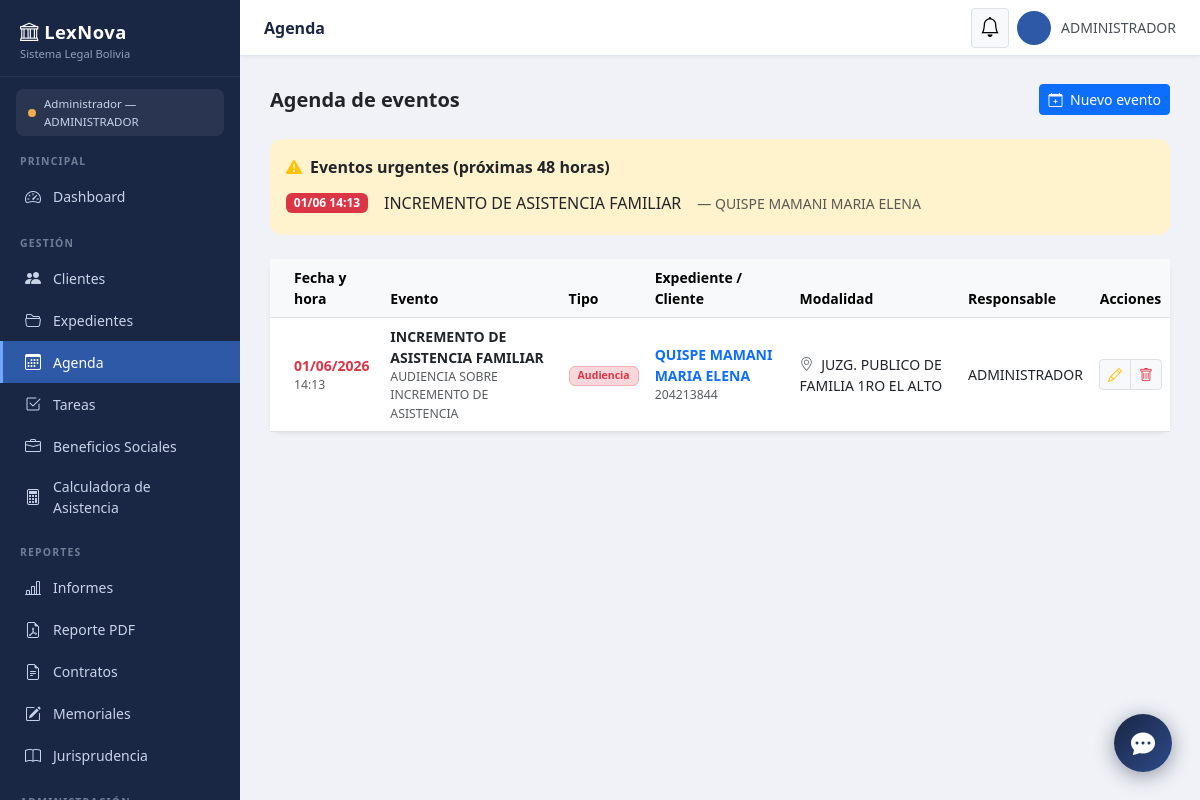
Page /casos/agenda/ (signed in) on the committed database.
### control_legal/models.py (models this page shows, shortened)
class Evento(models.Model):
    TIPO_AUDIENCIA   = 'audiencia'
    TIPO_ENTREVISTA  = 'entrevista'
    TIPO_SEGUIMIENTO = 'seguimiento'
    TIPO_OTRO        = 'otro'
    TIPOS = [
        (TIPO_AUDIENCIA,   'Audiencia'),
        (TIPO_ENTREVISTA,  'Entrevista con cliente'),
        (TIPO_SEGUIMIENTO, 'Seguimiento de proceso'),
        (TIPO_OTRO,        'Otro'),
    ]
    MODALIDAD_PRESENCIAL = 'presencial'
    MODALIDAD_VIRTUAL    = 'virtual'
    MODALIDADES = [
        (MODALIDAD_PRESENCIAL, 'Presencial'),
        (MODALIDAD_VIRTUAL,    'Virtual'),
    ]
    titulo       = models.CharField(max_length=200, verbose_name="Título")
    tipo         = models.CharField(max_length=20, choices=TIPOS, default=TIPO_AUDIENCIA)
    expediente   = models.ForeignKey(
        Expediente, on_delete=models.CASCADE,
        related_name='eventos', null=True, blank=True,
        verbose_name="Expediente relacionado"
    )
    responsable  = models.ForeignKey(
        User, on_delete=models.SET_NULL, null=True,
        related_name='eventos', verbose_name="Responsable"
    )
    fecha_hora   = models.DateTimeField(verbose_name="Fecha y hora")
    modalidad    = models.CharField(max_length=20, choices=MODALIDADES, default=MODALIDAD_PRESENCIAL)
    lugar        = models.CharField(max_length=200, blank=True, verbose_name="Lugar / sala")
    enlace_virtual = models.URLField(blank=True, verbose_name="Enlace virtual (Meet/Zoom)")
    descripcion  = models.TextField(blank=True, verbose_name="Descripción / notas")
    recordatorio_enviado = models.BooleanField(default=False)
    creado_en    = models.DateTimeField(auto_now_add=True)
    class Meta:
        ordering = ['fecha_hora']
        verbose_name = "Evento"
        verbose_name_plural = "Agenda"
    def es_hoy(self):
        from django.utils import timezone
        return self.fecha_hora.date() == timezone.now().date()
    def es_urgente(self):
        from django.utils import timezone
        from datetime import timedelta
        return self.fecha_hora <= timezone.now() + timedelta(days=2)

class Expediente(models.Model):
    ESTADO_ACTIVO    = 'activo'
    ESTADO_CONCLUIDO = 'concluido'
    ESTADO_ARCHIVADO = 'archivado'
    ESTADO_ABANDONO  = 'abandono'   # ← NUEVO
    ESTADOS = [
        (ESTADO_ACTIVO,    'Activo'),
        (ESTADO_CONCLUIDO, 'Concluido'),
        (ESTADO_ARCHIVADO, 'Archivado'),
        (ESTADO_ABANDONO,  'Abandono'),  # ← NUEVO
    ]
    MATERIAS = [
        ('Civil',           'Civil'),
        ('Penal',           'Penal'),
        ('Familia',         'Familia'),
        ('Laboral',         'Laboral'),
        ('Administrativo',  'Administrativo'),
        ('Constitucional',  'Constitucional'),
        ('Otro',            'Otro'),
    ]
    cliente = models.ForeignKey(
        Cliente, on_delete=models.PROTECT,
        related_name='expedientes',
        verbose_name="Cliente"
    )
    abogado_asignado = models.ForeignKey(
        User, on_delete=models.SET_NULL,
        null=True, blank=True,
        related_name='expedientes',
        verbose_name="Abogado responsable"
    )
    numero_expediente = models.CharField(max_length=50, blank=True, verbose_name="N° de expediente")
    nurej             = models.CharField(max_length=50, blank=True, verbose_name="NUREJ")
    juzgado           = models.CharField(max_length=200, blank=True, verbose_name="Juzgado")
    materia           = models.CharField(max_length=50, choices=MATERIAS, default='Civil', verbose_name="Materia")
    tipo_proceso      = models.CharField(max_length=100, blank=True, verbose_name="Tipo de proceso")
    descripcion       = models.TextField(blank=True, verbose_name="Descripción del caso")
    estado            = models.CharField(max_length=20, choices=ESTADOS, default=ESTADO_ACTIVO, verbose_name="Estado")
    fecha_inicio      = models.DateField(auto_now_add=True, verbose_name="Fecha de inicio")
    fecha_conclusion  = models.DateField(null=True, blank=True, verbose_name="Fecha de conclusión")
    activo = models.BooleanField(default=True)
    class Meta:
        ordering = ['-fecha_inicio']
        verbose_name = "Expediente"
        verbose_name_plural = "Expedientes"

class Cliente(models.Model):
    ci              = models.CharField(max_length=20, unique=True, verbose_name="Cédula de identidad")
    nombre_completo = models.CharField(max_length=200, verbose_name="Nombre completo")
    telefono        = models.CharField(max_length=20, blank=True, verbose_name="Teléfono")
    email           = models.EmailField(blank=True, verbose_name="Correo electrónico")
    direccion       = models.TextField(blank=True, verbose_name="Dirección")
    abogado_asignado = models.ForeignKey(
        User, on_delete=models.SET_NULL,
        null=True, blank=True,
        related_name='clientes',
        verbose_name="Abogado asignado"
    )
    codigo_acceso = models.CharField(
        max_length=12, unique=True, blank=True, null=True,
        verbose_name="Código de acceso del cliente"
    )
    notas_internas = models.TextField(blank=True, verbose_name="Notas internas")
    fecha_registro = models.DateTimeField(auto_now_add=True)
    activo         = models.BooleanField(default=True)
    class Meta:
        ordering = ['nombre_completo']
        verbose_name = "Cliente"
        verbose_name_plural = "Clientes"

### control_legal/views.py (the view)
# urls.py: path('agenda/',                   views.agenda,            name='agenda'),
@login_required
def agenda(request):
    from django.utils import timezone
    from datetime import timedelta
    hoy       = timezone.now().date()
    eventos   = Evento.objects.filter(fecha_hora__date__gte=hoy).order_by('fecha_hora')
    urgentes  = eventos.filter(fecha_hora__date__lte=hoy + timedelta(days=2))
    return render(request, 'control_legal/agenda.html', {
        'eventos':  eventos,
        'urgentes': urgentes,
        'hoy':      hoy,
    })

### control_legal/templates/control_legal/agenda.html (shortened to what this page needs)
{% extends "base.html" %}
{% block topbar_titulo %}Agenda{% endblock %}
{% block contenido %}
<div class="d-flex justify-content-between align-items-center mb-4">
    <h5 class="fw-bold mb-0">Agenda de eventos</h5>
    <a href="{% url 'registrar_evento' %}" class="btn btn-primary btn-sm">
        <i class="bi bi-calendar-plus me-1"></i> Nuevo evento
    </a>
</div>
{% if urgentes %}
<div class="alert border-0 mb-4" style="background:#fff3cd;border-radius:12px;">
    <div class="d-flex align-items-center gap-2 mb-2">
        <i class="bi bi-exclamation-triangle-fill text-warning"></i>
        <strong>Eventos urgentes (próximas 48 horas)</strong>
    </div>
    {% for e in urgentes %}
    <div class="d-flex align-items-center gap-3 py-1">
        <span class="badge bg-danger">{{ e.fecha_hora|date:"d/m H:i" }}</span>
        <span>{{ e.titulo }}</span>
        {% if e.expediente %}
        <small class="text-muted">— {{ e.expediente.cliente.nombre_completo }}</small>
        {% endif %}
    </div>
    {% endfor %}
</div>
{% endif %}
<div class="card border-0 shadow-sm" style="border-radius:12px;">
    <div class="table-responsive">
        <table class="table table-hover align-middle mb-0" style="font-size:.875rem;">
            <thead class="table-light">
                <tr>
                    <th class="ps-4">Fecha y hora</th>
                    <th>Evento</th>
                    <th>Tipo</th>
                    <th>Expediente / Cliente</th>
                    <th>Modalidad</th>
                    <th>Responsable</th>
                    <th class="text-center">Acciones</th>
                </tr>
            </thead>
            <tbody>
                {% for evento in eventos %}
                <tr {% if evento.es_hoy %}style="background:#e8f5e9;"{% endif %}>
                    <td class="ps-4">
                        <span class="fw-bold {% if evento.es_urgente %}text-danger{% endif %}">
                            {{ evento.fecha_hora|date:"d/m/Y" }}
                        </span>
                        <small class="d-block text-muted">{{ evento.fecha_hora|date:"H:i" }}</small>
                    </td>
                    <td>
                        <span class="fw-semibold">{{ evento.titulo }}</span>
                        {% if evento.descripcion %}
                        <small class="d-block text-muted">{{ evento.descripcion|truncatechars:40 }}</small>
                        {% endif %}
                    </td>
                    <td>
                        {% if evento.tipo == 'audiencia' %}
                            <span class="badge bg-danger-subtle text-danger border border-danger-subtle px-2">Audiencia</span>
                        {% elif evento.tipo == 'entrevista' %}
                            <span class="badge bg-primary-subtle text-primary border border-primary-subtle px-2">Entrevista</span>
                        {% elif evento.tipo == 'seguimiento' %}
                            <span class="badge bg-warning-subtle text-warning border border-warning-subtle px-2">Seguimiento</span>
                        {% else %}
                            <span class="badge bg-secondary-subtle text-secondary px-2">Otro</span>
                        {% endif %}
                    </td>
                    <td>
                        {% if evento.expediente %}
                            <a href="{% url 'detalle_caso' evento.expediente.pk %}" class="text-decoration-none fw-semibold text-primary">
                                {{ evento.expediente.cliente.nombre_completo }}
                            </a>
                            <small class="d-block text-muted">{{ evento.expediente.nurej }}</small>
                        {% else %}
                            <span class="text-muted">—</span>
                        {% endif %}
                    </td>
                    <td>
                        {% if evento.modalidad == 'virtual' %}
                            <i class="bi bi-camera-video text-primary me-1"></i>
                            {% if evento.enlace_virtual %}
                            <a href="{{ evento.enlace_virtual }}" target="_blank" class="small">Unirse</a>
                            {% else %}Virtual{% endif %}
                        {% else %}
                            <i class="bi bi-geo-alt text-secondary me-1"></i>
                            {{ evento.lugar|default:"Presencial" }}
                        {% endif %}
                    </td>
                    <td>{{ evento.responsable.get_full_name|default:evento.responsable.username }}</td>
                    <td class="text-center">
                        <div class="btn-group btn-group-sm">
                            <a href="{% url 'editar_evento' evento.pk %}" class="btn btn-light border text-warning" title="Editar">
                                <i class="bi bi-pencil"></i>
                            </a>
                            <a href="{% url 'eliminar_evento' evento.pk %}" class="btn btn-light border text-danger"
                               title="Eliminar" onclick="return confirm('¿Eliminar este evento?')">
                                <i class="bi bi-trash"></i>
                            </a>
                        </div>
                    </td>
                </tr>
                {% endfor %}
            </tbody>
        </table>
    </div>
</div>
{% endblock %}

### control_legal/templates/base.html (shortened to what this page needs)
<!DOCTYPE html>
<html lang="es">
<head>
  <link href="https://cdn.jsdelivr.net/npm/bootstrap@5.3.0/dist/css/bootstrap.min.css" rel="stylesheet">
  <link href="https://cdn.jsdelivr.net/npm/bootstrap-icons@1.11.0/font/bootstrap-icons.css" rel="stylesheet">
</head>
<body>
<nav id="sidebar">
  <div class="sidebar-brand">
    <div class="logo-title"><i class="bi bi-bank"></i> LexNova</div>
    <div class="logo-sub">Sistema Legal Bolivia</div>
  </div>
  {% if request.user.is_authenticated %}
  <div class="rol-badge">
    {% if request.user.is_superuser %}
      <span class="dot dot-admin"></span> Administrador
    {% else %}
      <span class="dot dot-abogado"></span> Usuario
    {% endif %}
    — {{ request.user.first_name|default:request.user.username }}
  </div>
  {% endif %}
  <div class="sidebar-section">Principal</div>
  <a href="{% url 'dashboard' %}"
     class="sidebar-link {% if request.resolver_match.url_name == 'dashboard' %}active{% endif %}">
    <i class="bi bi-speedometer2"></i> Dashboard
  </a>
  <div class="sidebar-section">Gestión</div>
  <a href="{% url 'listar_clientes' %}"
     class="sidebar-link {% if 'cliente' in request.resolver_match.url_name %}active{% endif %}">
    <i class="bi bi-people-fill"></i> Clientes
  </a>
  <a href="{% url 'listar_casos' %}"
     class="sidebar-link {% if 'caso' in request.resolver_match.url_name %}active{% endif %}">
    <i class="bi bi-folder2-open"></i> Expedientes
  </a>
  <a href="{% url 'agenda' %}"
     class="sidebar-link {% if 'agenda' in request.resolver_match.url_name or 'evento' in request.resolver_match.url_name %}active{% endif %}">
    <i class="bi bi-calendar3"></i> Agenda
  </a>
  <a href="{% url 'lista_tareas' %}"
     class="sidebar-link {% if 'tarea' in request.resolver_match.url_name %}active{% endif %}">
    <i class="bi bi-check2-square"></i> Tareas
  </a>
  <a href="{% url 'calculadora_beneficios_sociales' %}" class="sidebar-link
     {% if request.resolver_match.url_name == 'calculadora_beneficios_sociales' %}active{% endif %}">
    <i class="bi bi-briefcase"></i> Beneficios Sociales
  </a>
  <a href="{% url 'calculadora_asistencia' %}" class="sidebar-link
     {% if 'calculadora_asistencia' in request.resolver_match.url_name or 'asistencia_familiar' in request.resolver_match.url_name %}active{% endif %}">
    <i class="bi bi-calculator"></i> Calculadora de Asistencia
  </a>
  <div class="sidebar-section">Reportes</div>
  <a href="{% url 'reportes' %}" class="sidebar-link
    {% if request.resolver_match.url_name == 'reportes' %}active{% endif %}">
    <i class="bi bi-bar-chart-line"></i> Informes
  </a>
  <a href="{% url 'exportar_pdf' %}" class="sidebar-link">
    <i class="bi bi-file-earmark-pdf"></i> Reporte PDF
  </a>
  <a href="{% url 'lista_contratos' %}" class="sidebar-link
     {% if 'contrato' in request.resolver_match.url_name or 'plantilla' in request.resolver_match.url_name %}active{% endif %}">
    <i class="bi bi-file-earmark-text"></i> Contratos
  </a>
<a href="{% url 'lista_memoriales' %}" class="sidebar-link
   {% if 'memorial' in request.resolver_match.url_name %}active{% endif %}">
    <i class="bi bi-pencil-square"></i> Memoriales
</a>
<a href="{% url 'jurisprudencia_asistente' %}" class="sidebar-link {% if request.resolver_match.url_name == 'jurisprudencia_asistente' %}active{% endif %}">
    <i class="bi bi-book"></i> Jurisprudencia
</a>
  {% if request.user.is_superuser %}
  <div class="sidebar-section">Administración</div>
  {% endif %}
</nav>
<header id="topbar">
  <span class="topbar-title">{% block topbar_titulo %}Panel de Control{% endblock %}</span>
<div class="dropdown me-2">
  <button class="btn btn-light btn-sm position-relative border" data-bs-toggle="dropdown" id="notif-btn" onclick="cargarNotificaciones()">
    <i class="bi bi-bell fs-5"></i>
  </button>
</div>
  {% if request.user.is_authenticated %}
  <div class="topbar-user">
    <div class="avatar">
    </div>
    <span class="d-none d-md-inline">{{ request.user.get_full_name|default:request.user.username }}</span>
  </div>
  {% endif %}
</header>
<main id="main">
  <div class="page-content">
    {% block contenido %}{% endblock %}
  </div>
</main>
{% if user.is_authenticated %}
<button id="lexbot-btn" title="LexBot — Asistente Jurídico">
    <i class="bi bi-chat-dots-fill"></i>
</button>
{% endif %}
</body>
</html>

### rows in the picture
Evento: fecha_hora "01/06 14:13", titulo "INCREMENTO DE ASISTENCIA FAMILIAR", expediente.cliente.nombre_completo "QUISPE MAMANI MARIA ELENA", fecha_hora "01/06/2026", fecha_hora "14:13", descripcion "AUDIENCIA SOBRE INCREMENTO DE ASISTENCIA", tipo "Audiencia", expediente.nurej "204213844", lugar "JUZG. PUBLICO DE FAMILIA 1RO EL ALTO", responsable.get_full_name "ADMINISTRADOR"

### other values in the picture
{{ request.user.first_name|default:request.user.username }} "ADMINISTRADOR"
{{ request.user.get_full_name|default:request.user.username }} "ADMINISTRADOR"
